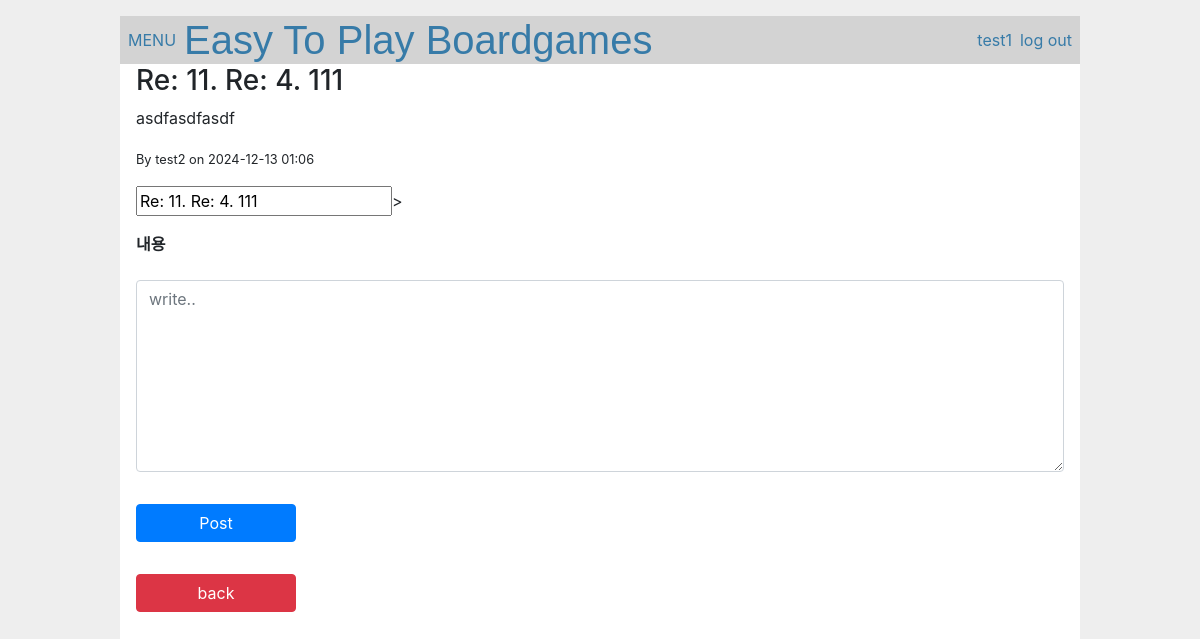
Page /forum/11/reply (signed in) on the committed database.
### src/crud/models.py (models this page shows, shortened)
class User(db.Model, UserMixin):
	__tablename__ = "users"
	id = db.Column(db.Integer, primary_key=True)
	username = db.Column(db.String(12), index=True, nullable=False)
	email = db.Column(db.String(100), unique=True, index=True, nullable=False)
	password_hash = db.Column(db.String)
	created_at = db.Column(db.DateTime, default=datetime.now, nullable=False)
	updated_at = db.Column(db.DateTime, default=datetime.now,
                        onupdate=datetime.now, nullable=False)
	@property
	def password(self):
		raise AttributeError("비밀번호 오류")

### src/forum/models.py (models this page shows)
class Post(db.Model):
    __tablename__ = "posts"
    id = db.Column(db.Integer, primary_key=True)
    user_id = db.Column(
        db.Integer,
        db.ForeignKey("users.id"),
        index=True
    )
    parent_id = db.Column(
        db.Integer,
        db.ForeignKey('posts.id', ondelete='CASCADE'),
        nullable=True,
        index=True
    )
    title = db.Column(db.String(20), nullable=False)
    body = db.Column(db.Text, nullable=False)
    created_at = db.Column(
        db.DateTime,
        default=datetime.now,
        nullable=False
    )
    updated_at = db.Column(
        db.DateTime,
        default=datetime.now,
        onupdate=datetime.now,
        nullable=False
    )
    user = db.relationship(
        'User',
        backref=db.backref('posts', lazy='dynamic')
    )
    parent = db.relationship(
        'Post',
        remote_side=[id],
        backref=db.backref('replies', lazy='dynamic'),
        single_parent=True,
    )

### src/forum/views.py (the view, shortened to what this page needs)
@forum.route("/<int:post_id>/reply", methods=["POST", "GET"])
@login_required
def reply_post(post_id):
	parent_post = Post.query.get_or_404(post_id)
	form = PostForm()
	form.title.data=f"Re: {parent_post.id}. {parent_post.title}"
	return render_template("forum/reply.html",form=form, parent_post=parent_post,)

### src/forum/forms.py
class PostForm(FlaskForm):
    title = StringField(
        "제목",
        validators=[
            DataRequired(message="제목 입력"),
            length(max=20, message="20자 이내"),
        ],
    )
    body = TextAreaField(
        "내용",
        validators=[
            DataRequired(message="내용 입력"),
            length(max=200, message="200자 이내"),
        ],
    )
    submit = SubmitField("Post")

### src/crud/models.py (called while the page is built)
@login_manager.user_loader
def load_user(user_id):
	return User.query.get(user_id)

### src/forum/templates/forum/reply.html (shortened to what this page needs)
{% extends 'home/base.html' %}
{% block content %}
<div class="reply-container">
    <h3>Re: {{ parent_post.id }}. {{ parent_post.title }}</h3>
    <div class="original-post">
        <p>{{ parent_post.body }}</p>
        <small>By {{ parent_post.user.username }} on {{ parent_post.created_at.strftime('%Y-%m-%d %H:%M') }}</small>
    </div>
    <form action="{{ url_for('forum.reply_post', post_id=parent_post.id) }}" method="POST" novalidate="novalidate" class="reply-form">
		<div class="form-group">
		<input readonly {{ form.title }}>
		<p>{{ form.body.label }}</p>
            {{ form.body(class="form-control", placeholder="write..") }}
        </div>
        {{ form.submit(class="btn btn-primary") }}
    </form>
	<form action="{{ url_for('forum.index') }}">
		<input type="submit" value="back" class="btn btn-danger">
	</form>
</div>
{% endblock %}

### src/home/templates/home/base.html (shortened to what this page needs)
<!DOCTYPE html>
<html lang="ko-kr">
<head>
	<link rel="stylesheet" href="{{ url_for('static', filename='css/bootstrap.min.css') }}">
	<link rel="stylesheet" href="{{ url_for('static', filename='css/style.css') }}">
</head>
<body>
	<div id="main-content">
		<nav>
			<a href="#" id="menu-button">MENU</a>
			<h1><a href="{{ url_for('main') }}">Easy To Play Boardgames</a></h1>
			<div class="navbar-nav">
				<ul>
					<li>
						{% if current_user.is_authenticated %}
						<a href="{{ url_for('crud.own') }}">
							{{ current_user.username }}
						</a>
					</li>
					<li>
						<a href="{{ url_for('auth.logout') }}" class="nav-link">log out</a>
					</li>
				</ul>
					{% endif %}
			</div>
		</nav>
		<section class="content">
		{% block content %}{% endblock %}
   		</section>
</div>
</body>
</html>

### src/static/css/style.css (style rules this page uses)
body { background-color: #f5f5f5; }
html { font-family: Arial, Helvetica, sans-serif; background: #eee; padding: 1rem; }
body { max-width: 960px; margin: 0 auto; background: white; }
h1 { font-family: Arial, Helvetica, sans-serif; color: #377ba8; margin: 1rem 0; }
a { color: #377ba8; }
nav { background: lightgray; display: flex; align-items: center; padding: 0 0.5rem; }
nav h1 { flex: auto; margin: 0; }
nav h1 a { text-decoration: none; padding: 0.25rem 0.5rem; }
nav ul { display: flex; list-style: none; margin: 0; padding: 0; }
nav ul li a, nav ul li span, header .action { display: block; padding: 0.5rem; }
.content { padding: 0 1rem 1rem; }
.content:last-child { margin-bottom: 0; }
.content form { margin: 1em 0; display: flex; flex-direction: column; }
.content label { font-weight: bold; margin-bottom: 0.5em; }
.content input, .content textarea { margin-bottom: 1em; }
.content textarea { min-height: 12em; resize: vertical; }
input[type=submit] { align-self: start; min-width: 10em; }

### rows in the picture
User: username "test1"
Post: id "11", title "Re: 4. 111", body "asdfasdfasdf", created_at "2024-12-13 01:06"
User: user.username "test2"
